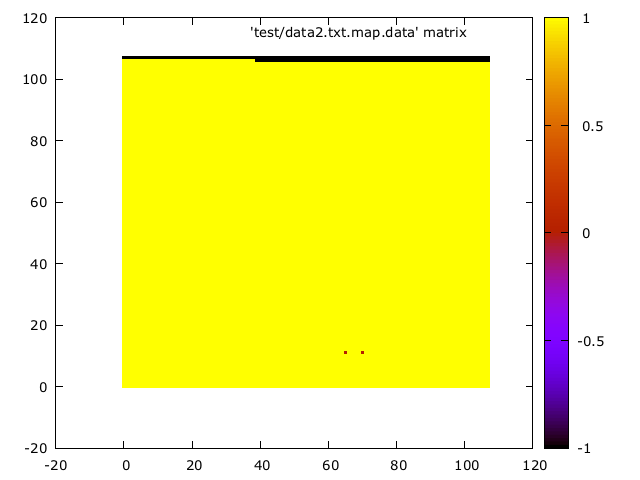

This chart was generated by the following gnuplot code:

set terminal pngcairo enhanced font 'Verdana,10'
set output 'test/data2.txt.map.png'
plot 'test/data2.txt.map.data' matrix with image
